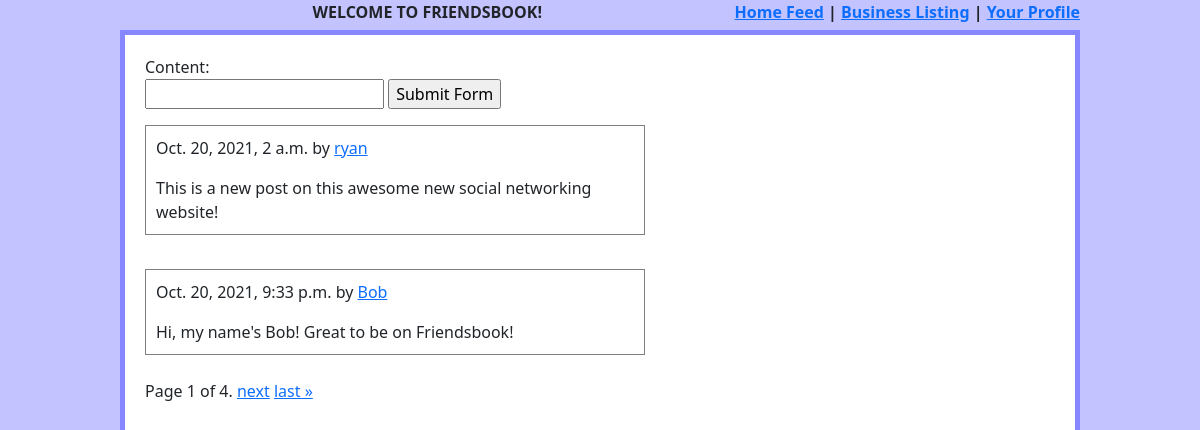
Page /postlist on the committed database.
### post/models.py (models this page shows, shortened)
class Post(models.Model):
    author = models.ForeignKey(User, null=True, blank=True, on_delete=CASCADE)
    content = models.CharField(max_length=140, validators=[validate_no_bad_words])
    created_on = models.DateTimeField('date created', auto_now_add=True)
    objects = models.Manager()
    feed_manager = FeedManager()

### post/views.py (the view, shortened to what this page needs)
# urls.py: path("postlist", PostList.as_view(), name="post_list"),
class PostList(ListView):
    model = Post
    paginate_by = 2
    template_name = "post_pagination.html"
    def get_context_data(self, **kwargs):
        context = super(PostList, self).get_context_data(**kwargs)
        context['new_post_form'] = PostForm()
        return context

### post/forms.py
class PostForm(forms.ModelForm):
    class Meta:
        model = Post
        fields = ['content']

### post/templates/post_pagination.html (shortened to what this page needs)
{% include 'header.html' %}
<div class="wrapper">
    <form method="post" action="postlist">
        {{new_post_form}}
        <input type="submit" value="Submit Form" />
    </form>
    {% for post in page_obj %}
    <div class="post">
        <span id="post-{{post.id}}">
            {{post.created_on}} by <a href="/userprofile/{{ post.author.id }}/">{{post.author.username}}</a>
            </p>{{post.content}}
        </span>
    </div>
    <br>
    {% endfor %}
    <div class="pagination">
        <span class="step-links">
            <span class="current">
                Page {{ page_obj.number }} of {{ page_obj.paginator.num_pages }}.
            </span>
            {% if page_obj.has_next %}
            <a href="?page={{ page_obj.next_page_number }}">next</a>
            <a href="?page={{ page_obj.paginator.num_pages }}">last &raquo;</a>
            {% endif %}
        </span>
    </div>
</div>

### static/css/styles.css (style rules this page uses)
label { display: block; }
.wrapper { border: 5px solid rgb(135, 135, 255); width: 80%; margin: auto; padding: 20px; background-color: white; height: 100%; }
.post { border: 1px solid gray; width: 500px; padding: 10px; margin-top: 10px; }

### rows in the picture
Post: created_on "Oct. 20, 2021, 2 a.m.", author.username "ryan", content "This is a new post on this awesome new social networking website!"
Post: created_on "Oct. 20, 2021, 9:33 p.m.", author.username "Bob", content "Hi, my name's Bob! Great to be on Friendsbook!"

### other values in the picture
{{ page_obj.number }} "1"
{{ page_obj.paginator.num_pages }} "4"
